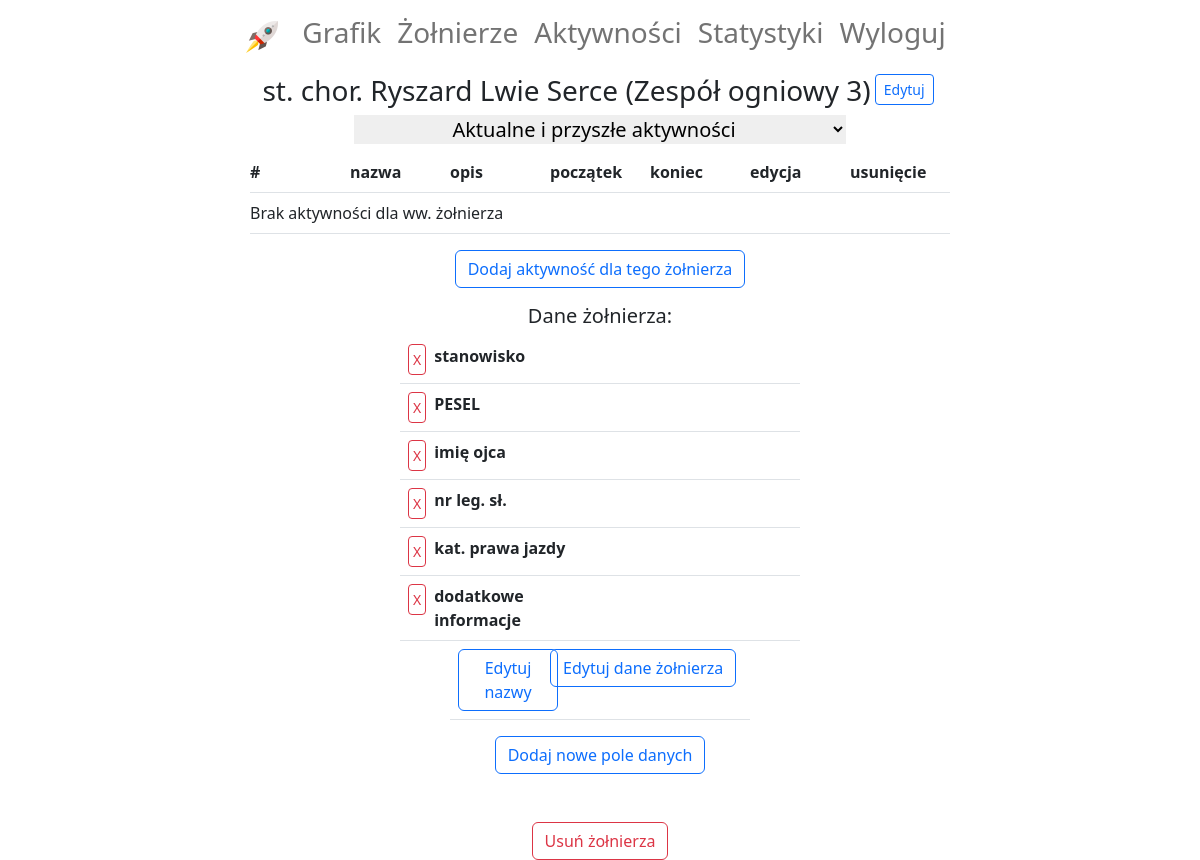
/soldier-detail/27/ (signed in), run on an earlier commit of the app's database.
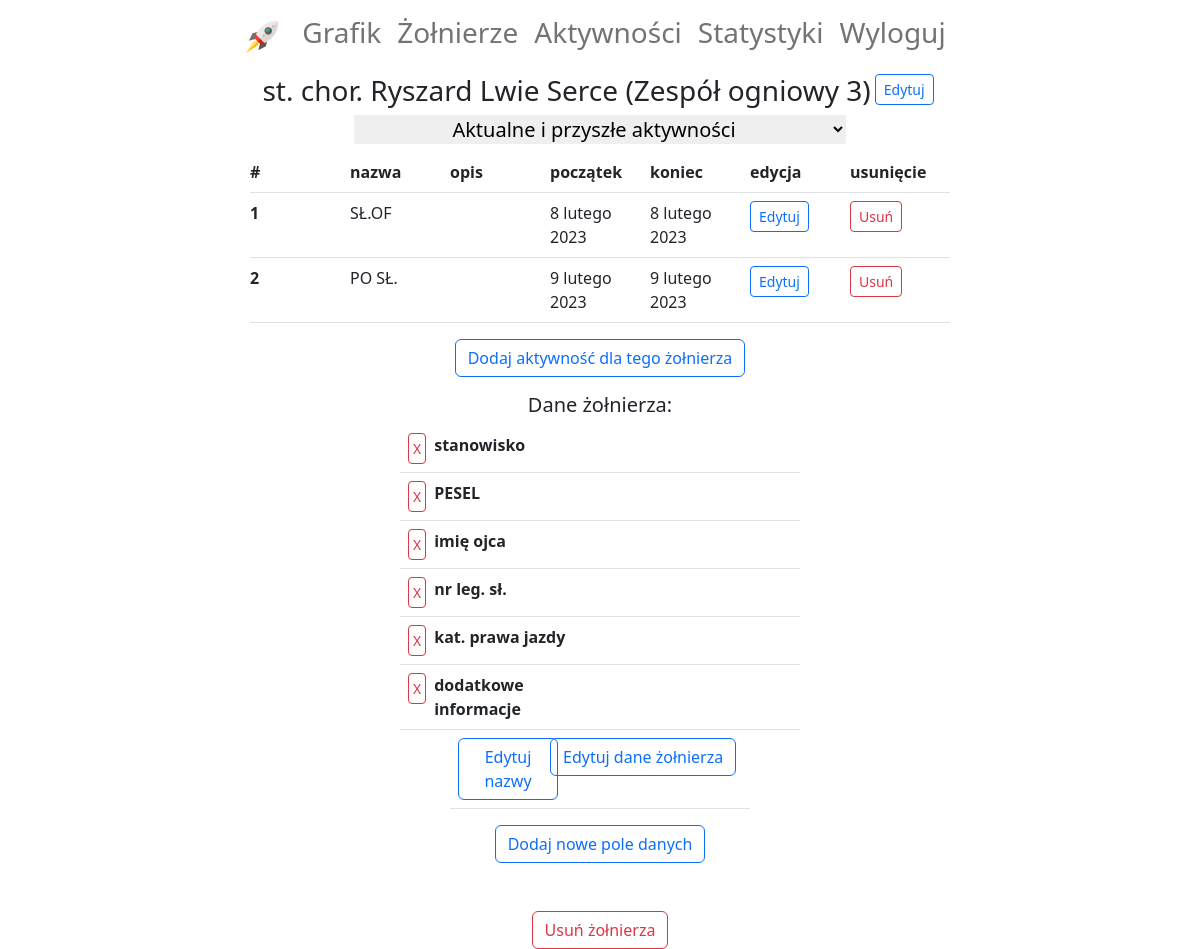
And on a later commit of the database.
### diagram/models.py (models this page shows, shortened)
class Soldier(models.Model):
    rank = models.CharField(max_length=20, choices=RANKS, verbose_name='stopień')
    first_name = models.CharField(max_length=20, verbose_name='imię')
    last_name = models.CharField(max_length=30, verbose_name='nazwisko')
    subdivision = models.ForeignKey(Subdivision, on_delete=models.SET_NULL, null=True, blank=True,
                                    verbose_name='pododdział')
    def __str__(self):
        return f'{self.rank} {self.first_name} {self.last_name} ({self.subdivision})'

class Subdivision(models.Model):
    name = models.CharField(max_length=30, verbose_name='nazwa')
    def __str__(self):
        return self.name

class SoldierInfo(models.Model):
    soldier = models.ForeignKey(Soldier, on_delete=models.CASCADE, verbose_name='żołnierz')
    name = models.CharField(max_length=20, verbose_name='nazwa')
    value = models.CharField(max_length=30, default='')

class Activity(models.Model):
    soldier = models.ForeignKey(Soldier, on_delete=models.SET_NULL, null=True, blank=True, verbose_name='żołnierz')
    name = models.CharField(max_length=30, choices=ACTIVITY_NAMES, verbose_name='nazwa')
    description = models.CharField(max_length=200, default='', blank=True, verbose_name='opis')
    start_date = models.DateField(verbose_name='data rozpoczęcia')
    end_date = models.DateField(verbose_name='data zakończenia', blank=True)
    subdivision = models.ForeignKey(Subdivision, on_delete=models.SET_NULL, null=True, blank=True,
                                    verbose_name='pododdział')

### diagram/views.py (the view)
# urls.py: path('soldier-detail/<int:pk>/', SoldierDetail.as_view(), name='soldier-detail'),
class SoldierDetail(LoginRequiredMixin, generic.DetailView):
    template_name = 'diagram/soldier_detail.html'
    def get_queryset(self):
        return Soldier.objects.filter(subdivision=self.request.user.subdivision)
    def get_context_data(self, **kwargs):
        activity_age = 'current'
        try:
            activity_age = self.request.GET['activity_age']
        except MultiValueDictKeyError:
            print('"start" parameter in URL not found - using "current" as default')
        print(activity_age)
        context = super(SoldierDetail, self).get_context_data(**kwargs)
        context['activities'] = get_soldier_activities(activity_age, soldier=self.get_object())
        soldier_fields = SoldierInfo.objects.filter(soldier=self.get_object())
        context['soldier_fields'] = []
        for soldier_field in soldier_fields:
            context['soldier_fields'].append(
                {'name': soldier_field.name, 'value': soldier_field.value, 'pk': soldier_field.pk})
        return context

### diagram/templates/diagram/soldier_detail.html (shortened to what this page needs)
{% extends 'account/base.html' %}
{% load crispy_forms_filters %}
{% block content %}
    <div class="d-flex flex-column align-items-center">
        <div class="d-flex flex-row">
            <h3>{{ object }}</h3>
            <a class="mt-0" href="{% url 'soldier-update' object.pk %}">
                <button class="btn btn-outline-primary mx-1 btn-sm">Edytuj</button>
            </a>
        </div>
        <form method="get">
            <h5><select name="activity_age" style="border: none; text-align: center;"
                        onchange="this.form.submit()">
                <option {% if request.GET.activity_age == 'current' %}selected{% endif %} value="current">
                    Aktualne i przyszłe aktywności
                </option>
            </select></h5>
        </form>
        <table class="table">
            <thead>
            <tr class="d-flex justify-content-center">
                <th class="col col-md-1 px-0" scope="col">#</th>
                <th class="col col-md-1 px-0" scope="col">nazwa</th>
                <th class="col col-md-1 px-0" scope="col">opis</th>
                <th class="col col-md-1 px-0" scope="col">początek</th>
                <th class="col col-md-1 px-0" scope="col">koniec</th>
                <th class="col col-md-1 px-0" scope="col">edycja</th>
                <th class="col col-md-1 px-0" scope="col">usunięcie</th>
            </tr>
            </thead>
            <tbody>
            {% for activity in activities %}
                <tr class="d-flex justify-content-center">
                    <th class="col col-md-1 px-0" scope="row">{{ forloop.counter }}</th>
                    <td class="col col-md-1 px-0">{{ activity.name }}</td>
                    <td class="col col-md-1 px-0">{{ activity.description }}</td>
                    <td class="col col-md-1 px-0">{{ activity.start_date }}</td>
                    <td class="col col-md-1 px-0">{{ activity.end_date }}</td>
                    <td class="col col-md-1 px-0">
                        <a href="{% url 'activity-update-soldier-bound' activity.pk %}">
                            <button class="btn btn-outline-primary btn-sm">Edytuj</button>
                        </a>
                    </td>
                    <td class="col col-md-1 px-0">
                        <a href="{% url 'activity-delete' activity.pk %}">
                            <button class="btn btn-outline-danger btn-sm">Usuń</button>
                        </a>
                    </td>
                </tr>
            {% empty %}
                <tr class="d-flex justify-content-center">
                    <td class="col col-md-7 px-0">Brak aktywności dla ww. żołnierza</td>
                </tr>
            {% endfor %}
            </tbody>
        </table>
        <a class="mt-0" href="{% url 'activity-create-soldier-bound' soldier_pk=object.pk %}">
            <button class="btn btn-outline-primary">Dodaj aktywność dla tego żołnierza</button>
        </a>
        <h5 class="mt-3">Dane żołnierza:</h5>
        <table class="table">
            <tbody>
            {% for field in soldier_fields %}
                <tr class="d-flex justify-content-center">
                    <th class="col col-md-2 px-0 d-flex" scope="row">
                        <a class="mx-2" href="{% url 'soldier-info-delete'  field.pk %}">
                            <button class="btn btn-outline-danger btn-sm p-1">X</button>
                        </a>
                        {{ field.name }}
                    </th>
                    <td class="col col-md-2 px-0">{{ field.value|default_if_none:'' }}</td>
                </tr>
            {% endfor %}
            </tbody>
            <tfoot>
            <tr class="d-flex justify-content-center">
                <td class="col col-md-1 px-0"><a class="mt-0 mx-2"
                                                 href="{% url 'soldier-info-names-update' soldier_pk=object.pk %}">
                    <button class="btn btn-outline-primary">Edytuj nazwy</button>
                </a></td>
                <td class="col col-md-2 px-0"><a class="mt-0"
                                                 href="{% url 'soldier-info-update' soldier_pk=object.pk %}">
                    <button class="btn btn-outline-primary">Edytuj dane żołnierza</button>
                </a></td>
            </tr>
            </tfoot>
        </table>
        <a class="mt-0" href="{% url 'soldier-info-add' soldier_pk=object.pk %}">
            <button class="btn btn-outline-primary">Dodaj nowe pole danych</button>
        </a>
        <a class="mt-5" href="{% url 'soldier-delete' object.pk %}">
            <button class="btn btn-outline-danger">Usuń żołnierza</button>
        </a>
    </div>
{% endblock %}

### templates/account/base.html (shortened to what this page needs)
<!DOCTYPE html>
<html lang="en">
<head>
    <link href="https://cdn.jsdelivr.net/npm/bootstrap@5.2.3/dist/css/bootstrap.min.css" rel="stylesheet"
>
</head>
<body>
{% include 'navbar.html' %}
{% block content %}
{% endblock %}
</body>
</html>

### templates/navbar.html (shortened to what this page needs)
{% load static %}
<div class="">
    <div class="d-flex justify-content-center">
        <nav class="navbar navbar-expand-sm">
            <div class="container-fluid">
                <a class="navbar-brand" href="{% url 'show-diagram' %}">
                    <img src="{% static 'icons/rocket.png' %}" height="32px"/>
                </a>
                <div class="collapse navbar-collapse" id="navbarSupportedContent">
                    <ul class="navbar-nav me-auto">
                        <li class="nav-item">
                            <a class="nav-link" aria-current="page" href="{% url 'show-diagram' %}"><h3>Grafik</h3></a>
                        </li>
                        <li class="nav-item">
                            <a class="nav-link" href="{% url 'soldier-list' %}"><h3>Żołnierze</h3></a>
                        </li>
                        <li class="nav-item">
                            <a class="nav-link" href="{% url 'activity-unassigned-and-everyday-list' %}"><h3>Aktywności</h3></a>
                        </li>
                        <li class="nav-item">
                            <a class="nav-link" href=""><h3>Statystyki</h3></a>
                        </li>
                        {% if request.user.is_authenticated %}
                            <li class="nav-item">
                                <a class="nav-link" href="{% url 'account_logout' %}"><h3>Wyloguj</h3></a>
                            </li>
                        {% else %}
                            <li class="nav-item">
                                <a class="nav-link" href="{% url 'account_login' %}"><h3>Zaloguj</h3></a>
                            </li>
                        {% endif %}
                    </ul>
                </div>
            </div>
        </nav>
    </div>
</div>

What changed in the data, as far as the page shows it:
added Activity: name "SŁ.OF", start_date "8 lutego 2023", end_date "8 lutego 2023"
added Activity: name "PO SŁ.", start_date "9 lutego 2023", end_date "9 lutego 2023"
Also different on the page:
text no longer shown: "Brak aktywności dla ww. żołnierza"
